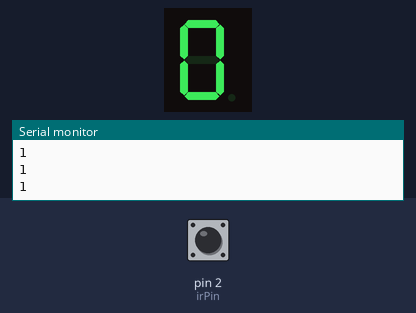
A sketch run on a simulated Arduino Uno, built with avr-gcc and run on an emulated ATmega328P. On the bench: 1-digit seven-segment display, the last lines printed to the serial monitor. Wiring (inferred from the names in the program): 1-digit 7-segment display, segments lit when HIGH: segments pin 10, pin 11, pin 5, pin 6, pin 7, pin 9, pin 8. The inputs (shaded band) are chosen by the test bench; at power-on: pin 2 (irPin) HIGH. The segment pins are drawn as the display they are named for.

Above: at 1.2 s.
1.3 s: pin 2 (irPin) driven LOW
At 1.9 s:
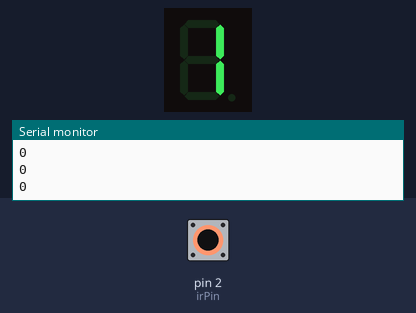
2.9 s: pin 2 (irPin) pulsed HIGH 5 times (0.12 s each, 0.3 s apart)
At 5.5 s:
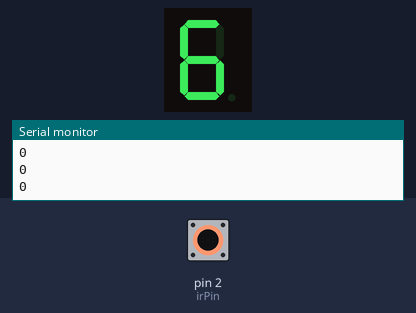
5.9 s: pin 2 (irPin) pulsed HIGH 2 times (0.12 s each, 0.3 s apart)
At 7.2 s:
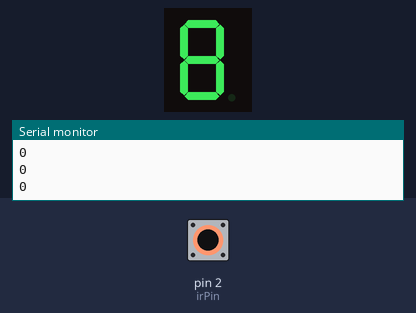
Timing chart, 0 to 8.9 s (numbered marks = the images above; inputs shaded):
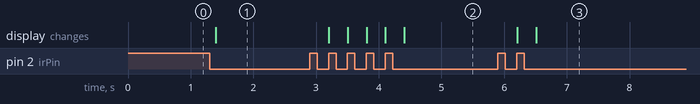

The sketch:

12_Counter_using_IR_Sensor.ino
```cpp
/*****************************************************
  Activity Name: Counter using IR Sensor
  Organisation: Soham Academy Of Human Excellence
  Website: https://ria.sohamacademy.org/
****************************************************/

int  aSegment = 10;
int  bSegment = 11;
int  cSegment = 5;
int  dSegment = 6;
int  eSegment = 7;
int  fSegment = 9;
int  gSegment = 8;
int irPin = 2;
int time = 100;
int t = 0;

boolean irState = LOW ;
boolean prevState = HIGH ;

void setup()
{
  Serial.begin(9600);
  Serial.print("IR state:");
  Serial.println(digitalRead(irPin));
  pinMode(aSegment, OUTPUT);
  pinMode(bSegment, OUTPUT);
  pinMode(cSegment, OUTPUT);
  pinMode(dSegment, OUTPUT);
  pinMode(eSegment, OUTPUT);
  pinMode(fSegment, OUTPUT);
  pinMode(gSegment, OUTPUT);
  pinMode( irPin, INPUT);
}

void loop()
{
  Serial.println(digitalRead(irPin));
  irState = digitalRead(irPin);
  if ( !irState && prevState) {
    t++;
    delay(100);
    prevState = irState ;
  }
  else{
    prevState = irState ;
  }

  if (t == 0) {
    pattern0();
  }
  if (t == 1) {
    pattern1();
  }
  if (t == 2) {
    pattern2();
  }
  if (t == 3) {
    pattern3();
  }
  if (t == 4) {
    pattern4();
  }
  if (t == 5) {
    pattern5();
  }
  if (t == 6) {
    pattern6();
  }
  if (t == 7) {
    pattern7();
  }
  if (t == 8) {
    pattern8();
  }
  if (t == 9) {
    pattern9();
  }
  if (t == 10) {
    pattern10();
  }
}
void pattern0() {
  digitalWrite(aSegment, HIGH);
  digitalWrite(bSegment, HIGH);
  digitalWrite(cSegment, HIGH);
  digitalWrite(dSegment, HIGH);
  digitalWrite(eSegment, HIGH);
  digitalWrite(fSegment, HIGH);
  digitalWrite(gSegment, LOW);
  delay(time);
}
void pattern1() {
  digitalWrite(aSegment, LOW);
  digitalWrite(bSegment, HIGH);
  digitalWrite(cSegment, HIGH);
  digitalWrite(dSegment, LOW);
  digitalWrite(eSegment, LOW);
  digitalWrite(fSegment, LOW);
  digitalWrite(gSegment, LOW);
  delay(time);
}

void pattern2() {
  digitalWrite(aSegment, HIGH);
  digitalWrite(bSegment, HIGH);
  digitalWrite(cSegment, LOW);
  digitalWrite(dSegment, HIGH);
  digitalWrite(eSegment, HIGH);
  digitalWrite(fSegment, LOW);
  digitalWrite(gSegment, HIGH);
  delay(time);
}

void pattern3() {
  digitalWrite(aSegment, HIGH);
  digitalWrite(bSegment, HIGH);
  digitalWrite(cSegment, HIGH);
  digitalWrite(dSegment, HIGH);
  digitalWrite(eSegment, LOW);
  digitalWrite(fSegment, LOW);
  digitalWrite(gSegment, HIGH);
  delay(time);
}

void pattern4() {
  digitalWrite(aSegment, LOW);
  digitalWrite(bSegment, HIGH);
  digitalWrite(cSegment, HIGH);
  digitalWrite(dSegment, LOW);
  digitalWrite(eSegment, LOW);
  digitalWrite(fSegment, HIGH);
  digitalWrite(gSegment, HIGH);
  delay(time);
}

void pattern5() {
  digitalWrite(aSegment, HIGH);
  digitalWrite(bSegment, LOW);
  digitalWrite(cSegment, HIGH);
  digitalWrite(dSegment, HIGH);
  digitalWrite(eSegment, LOW);
  digitalWrite(fSegment, HIGH);
  digitalWrite(gSegment, HIGH);
  delay(time);
}

void pattern6() {
  digitalWrite(aSegment, HIGH);
  digitalWrite(bSegment, LOW);
  digitalWrite(cSegment, HIGH);
  digitalWrite(dSegment, HIGH);
  digitalWrite(eSegment, HIGH);
  digitalWrite(fSegment, HIGH);
  digitalWrite(gSegment, HIGH);
  delay(time);
}

void pattern7() {
  digitalWrite(aSegment, HIGH);
  digitalWrite(bSegment, HIGH);
  digitalWrite(cSegment, HIGH);
  digitalWrite(dSegment, LOW);
  digitalWrite(eSegment, LOW);
  digitalWrite(fSegment, LOW);
  digitalWrite(gSegment, LOW);
  delay(time);
}

void pattern8() {
  digitalWrite(aSegment, HIGH);
  digitalWrite(bSegment, HIGH);
  digitalWrite(cSegment, HIGH);
  digitalWrite(dSegment, HIGH);
  digitalWrite(eSegment, HIGH);
  digitalWrite(fSegment, HIGH);
  digitalWrite(gSegment, HIGH);
  delay(time);
}

void pattern9() {
  digitalWrite(aSegment, HIGH);
  digitalWrite(bSegment, HIGH);
  digitalWrite(cSegment, HIGH);
  digitalWrite(dSegment, HIGH);
  digitalWrite(eSegment, LOW);
  digitalWrite(fSegment, HIGH);
  digitalWrite(gSegment, HIGH);
  delay(time);
}
void pattern10() {
  digitalWrite(aSegment, LOW);
  digitalWrite(bSegment, LOW);
  digitalWrite(cSegment, LOW);
  digitalWrite(dSegment, LOW);
  digitalWrite(eSegment, LOW);
  digitalWrite(fSegment, LOW);
  digitalWrite(gSegment, LOW);
  delay(time);
  t = 0;
}
```

Measured:
- after the input at 1.3 s, the display: changes after 0.10 s (image 1)
- after the input at 2.9 s, the display: first changes after 0.30 s (image 2 shows a later state)
- after the input at 5.9 s, the display: first changes after 0.31 s (image 3 shows a later state)
